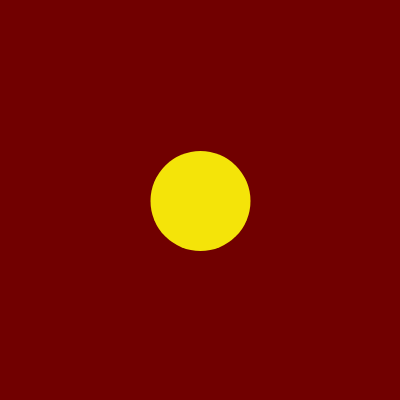
Frame 1 (no input)
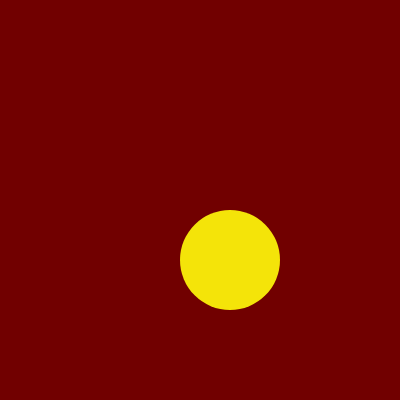
Frame 60 (no input)
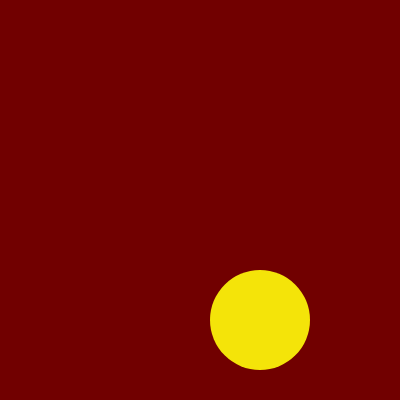
Frame 120 (the mouse pressed at the canvas centre since frame 60)

The p5.js sketch that drew these frames (run headless with seeded random() and noise() and a simulated clock; from frame 60 on, the mouse is pressed at the canvas centre):

// p5.js sketch
// ── sketch.js
let x = 200;
let y = 200;

function setup() {
  createCanvas(400, 400);
}

function draw() {
  x += 0.5;
  y += 1;

  // x がキャンバスの横幅を超えたらゼロに戻す
  if (x > width) {
    x = 0;
  }

  if (y > height) {
    y = 0;
  }

  background(113, 0, 0);
  noStroke();
  fill(244, 228, 9);
  circle(x, y, 100);
}
